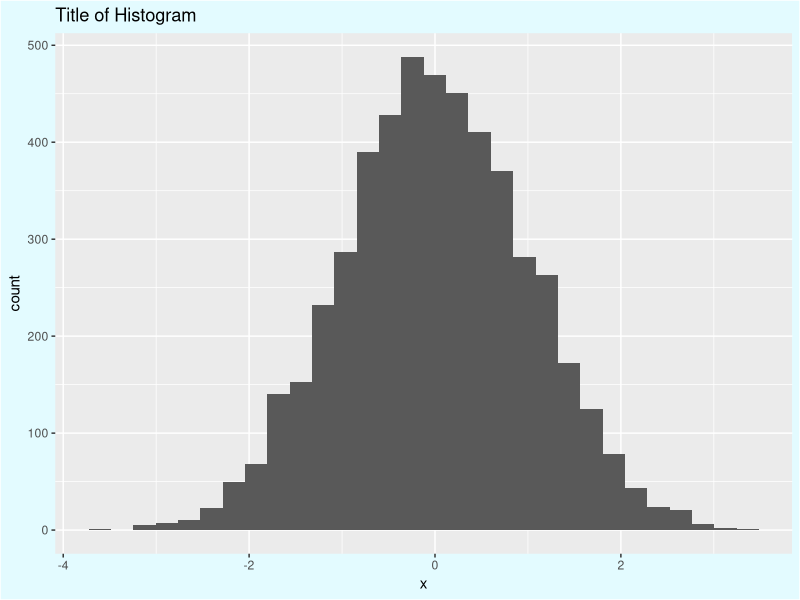
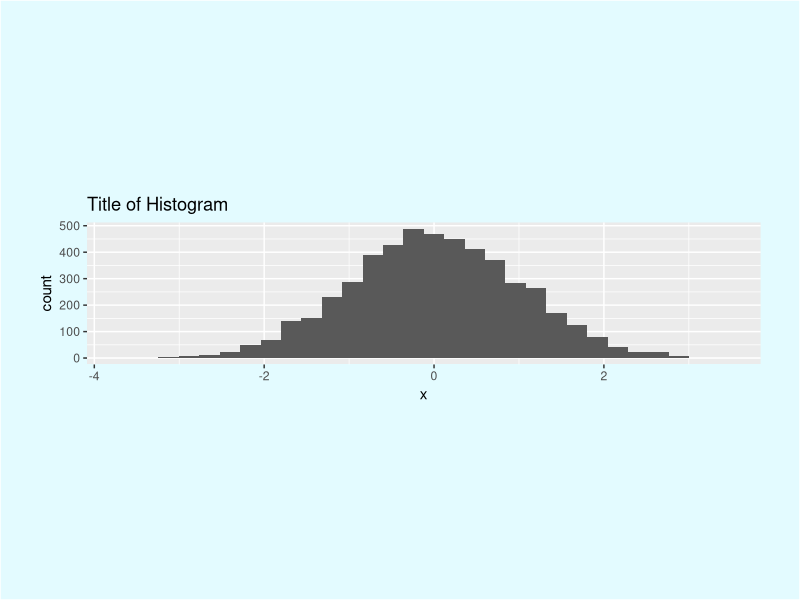
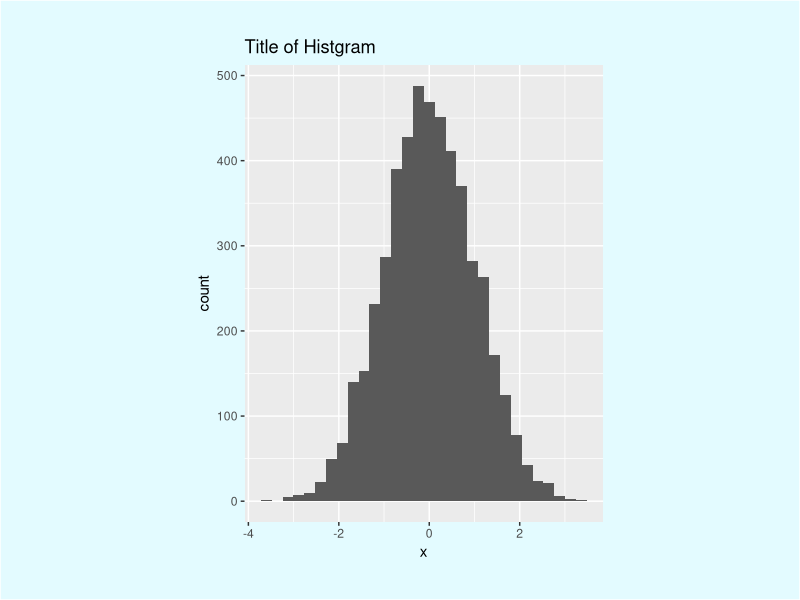

R code for these plots, in order:
# Example 1: Create Basic Plot
library("ggplot2")

# make this example reproducible
set.seed(0)

# create data
df <- data.frame(x=rnorm(n=5000))

# create histogram using ggplot2
ggplot(df, aes(x=x)) +
  geom_histogram() + 
  ggtitle("Title of Histogram") +
  theme(plot.background = element_rect(fill="#e3fbff"))

# Notice how the plot has minimal margins on each side.

# Example 2: Modify Margins of the Plot
library("ggplot2")

# make this example reproducible
set.seed(0)

# create data 
df <- data.frame(x=rnorm(n=5000))

# create histogram with significant margins on top and bottom
ggplot(df, aes(x=x)) + 
  geom_histogram() + 
  ggtitle("Title of Histogram") +
  theme(plot.margin = unit(c(5, 1, 5, 1), "cm"),
        plot.background = element_rect(fill="#e3fbff"))

# the following code shows how to add significant margins to
# the left and right of the plot
library("ggplot2")

# make this example reproducible
set.seed(0)

# create data
df <- data.frame(x=rnorm(n=5000))

# create histogram with significant margins on left and right
ggplot(df, aes(x=x)) + 
  geom_histogram() + 
  ggtitle("Title of Histgram") +
  theme(plot.margin = unit(c(1, 5, 1, 5), "cm"),
        plot.background = element_rect(fill="#e3fbff"))
